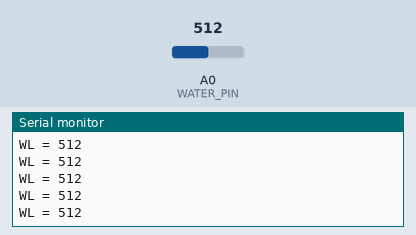
Bench run of a sketch on a simulated Arduino Uno, built with avr-gcc and run on an emulated ATmega328P. On the bench: the last lines printed to the serial monitor. Inputs (shaded band) come from the test bench; at power-on: A0 (WATER_PIN) = 512.

Above: at 1.2 s.
1.3 s: A0 (WATER_PIN) set to 716
At 1.56 s:
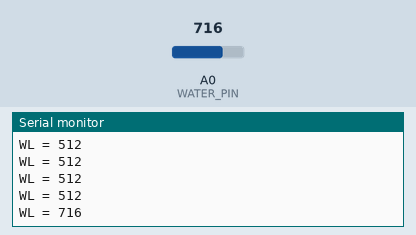
2.8 s: A0 (WATER_PIN) set to 900
At 2.96 s:
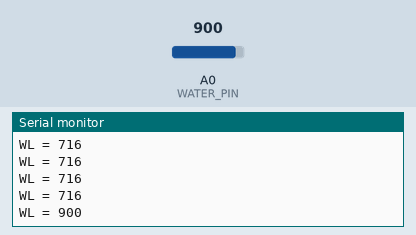
Timing chart, 0 to 5.8 s (numbered marks = the images above; inputs shaded):
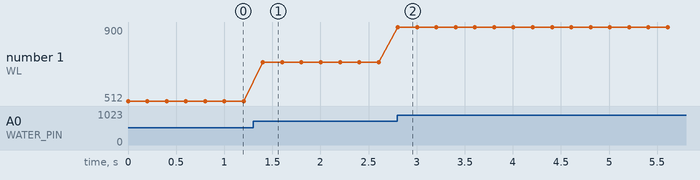

Measured:
- after the input at 1.3 s, the serial monitor: prints a new line after 0.10 s (image 1)
- after the input at 2.8 s, the serial monitor: prints a new line at once (image 2)
- plotted number 1: 512 → 716 after the input at 1.3 s, 716 → 900 after the input at 2.8 s

The sketch:

C29-1.ino
```cpp
#define WATER_PIN A0

void setup() {
  Serial.begin(9600);

}

void loop() {
 int waterLevel = analogRead(WATER_PIN);
 Serial.print("WL = ");
 Serial.println(waterLevel);
 delay(200);

}
```
